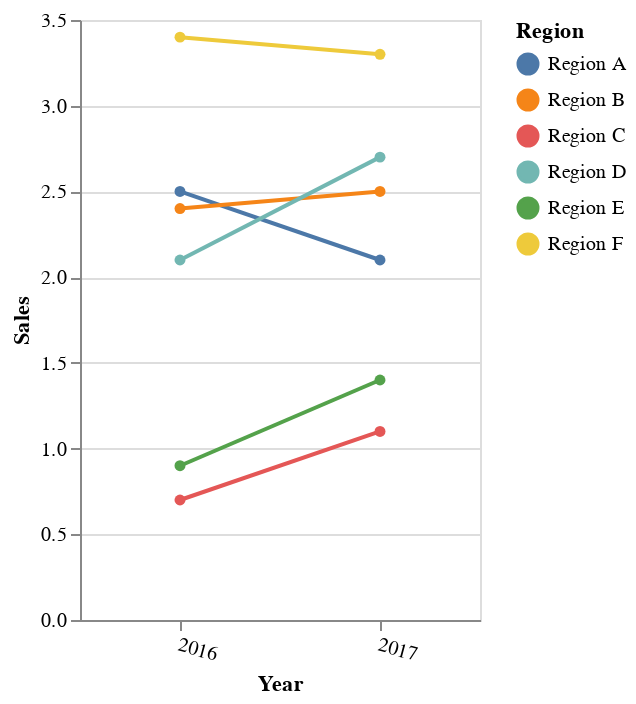

Here is the notebook cell this chart was saved with:
### Code cell
chart = alt.Chart(df, width=200).mark_line(point=True).encode(
    alt.X("Year:O", axis=alt.Axis(labelAngle=15)),
    y = "Sales:Q",
    color = "Region:N"
)

chart

### Figure 1 — Vega-Lite specification as saved in the notebook (floating-point values rounded to 4 significant figures)
{"config": {"view": {"continuousWidth": 300, "continuousHeight": 300}}, "data": {"name": "data-8895feaf7eddeacf1afef6176f5e7cb7"}, "mark": {"type": "line", "point": true}, "encoding": {"color": {"field": "Region", "type": "nominal"}, "x": {"axis": {"labelAngle": 15}, "field": "Year", "type": "ordinal"}, "y": {"field": "Sales", "type": "quantitative"}}, "width": 200, "$schema": "https://vega.github.io/schema/vega-lite/v5.16.3.json", "datasets": {"data-8895feaf7eddeacf1afef6176f5e7cb7": [{"Year": 2016, "Region": "Region A", "Sales": 2.5}, {"Year": 2017, "Region": "Region A", "Sales": 2.1}, {"Year": 2016, "Region": "Region B", "Sales": 2.4}, {"Year": 2017, "Region": "Region B", "Sales": 2.5}, {"Year": 2016, "Region": "Region C", "Sales": 0.7}, {"Year": 2017, "Region": "Region C", "Sales": 1.1}, {"Year": 2016, "Region": "Region D", "Sales": 2.1}, {"Year": 2017, "Region": "Region D", "Sales": 2.7}, {"Year": 2016, "Region": "Region E", "Sales": 0.9}, {"Year": 2017, "Region": "Region E", "Sales": 1.4}, {"Year": 2016, "Region": "Region F", "Sales": 3.4}, {"Year": 2017, "Region": "Region F", "Sales": 3.3}]}}
